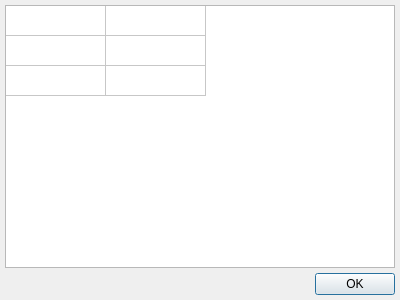
<?xml version="1.0" encoding="UTF-8"?>
<ui version="4.0">
 <class>InspectPointCloudDialog</class>
 <widget class="QDialog" name="InspectPointCloudDialog">
  <property name="geometry">
   <rect>
    <x>0</x>
    <y>0</y>
    <width>400</width>
    <height>300</height>
   </rect>
  </property>
  <property name="sizePolicy">
   <sizepolicy hsizetype="Preferred" vsizetype="Preferred">
    <horstretch>0</horstretch>
    <verstretch>0</verstretch>
   </sizepolicy>
  </property>
  <property name="windowTitle">
   <string>Point Cloud Details</string>
  </property>
  <layout class="QGridLayout" name="gridLayout">
   <property name="leftMargin">
    <number>5</number>
   </property>
   <property name="topMargin">
    <number>5</number>
   </property>
   <property name="rightMargin">
    <number>5</number>
   </property>
   <property name="bottomMargin">
    <number>5</number>
   </property>
   <property name="horizontalSpacing">
    <number>0</number>
   </property>
   <property name="verticalSpacing">
    <number>5</number>
   </property>
   <item row="0" column="0">
    <widget class="QTableWidget" name="propertyTable">
     <property name="sizePolicy">
      <sizepolicy hsizetype="Preferred" vsizetype="Preferred">
       <horstretch>0</horstretch>
       <verstretch>0</verstretch>
      </sizepolicy>
     </property>
     <property name="sizeAdjustPolicy">
      <enum>QAbstractScrollArea::AdjustToContents</enum>
     </property>
     <property name="editTriggers">
      <set>QAbstractItemView::NoEditTriggers</set>
     </property>
     <property name="selectionMode">
      <enum>QAbstractItemView::NoSelection</enum>
     </property>
     <property name="selectionBehavior">
      <enum>QAbstractItemView::SelectRows</enum>
     </property>
     <property name="rowCount">
      <number>3</number>
     </property>
     <property name="columnCount">
      <number>2</number>
     </property>
     <attribute name="horizontalHeaderVisible">
      <bool>false</bool>
     </attribute>
     <attribute name="horizontalHeaderCascadingSectionResizes">
      <bool>false</bool>
     </attribute>
     <attribute name="horizontalHeaderStretchLastSection">
      <bool>false</bool>
     </attribute>
     <attribute name="verticalHeaderVisible">
      <bool>false</bool>
     </attribute>
     <attribute name="verticalHeaderStretchLastSection">
      <bool>false</bool>
     </attribute>
     <row/>
     <row/>
     <row/>
     <column/>
     <column/>
    </widget>
   </item>
   <item row="1" column="0">
    <widget class="QDialogButtonBox" name="buttonBox">
     <property name="orientation">
      <enum>Qt::Horizontal</enum>
     </property>
     <property name="standardButtons">
      <set>QDialogButtonBox::Ok</set>
     </property>
    </widget>
   </item>
  </layout>
 </widget>
 <resources/>
 <connections>
  <connection>
   <sender>buttonBox</sender>
   <signal>accepted()</signal>
   <receiver>InspectPointCloudDialog</receiver>
   <slot>accept()</slot>
   <hints>
    <hint type="sourcelabel">
     <x>248</x>
     <y>254</y>
    </hint>
    <hint type="destinationlabel">
     <x>157</x>
     <y>274</y>
    </hint>
   </hints>
  </connection>
  <connection>
   <sender>buttonBox</sender>
   <signal>rejected()</signal>
   <receiver>InspectPointCloudDialog</receiver>
   <slot>reject()</slot>
   <hints>
    <hint type="sourcelabel">
     <x>316</x>
     <y>260</y>
    </hint>
    <hint type="destinationlabel">
     <x>286</x>
     <y>274</y>
    </hint>
   </hints>
  </connection>
 </connections>
</ui>
